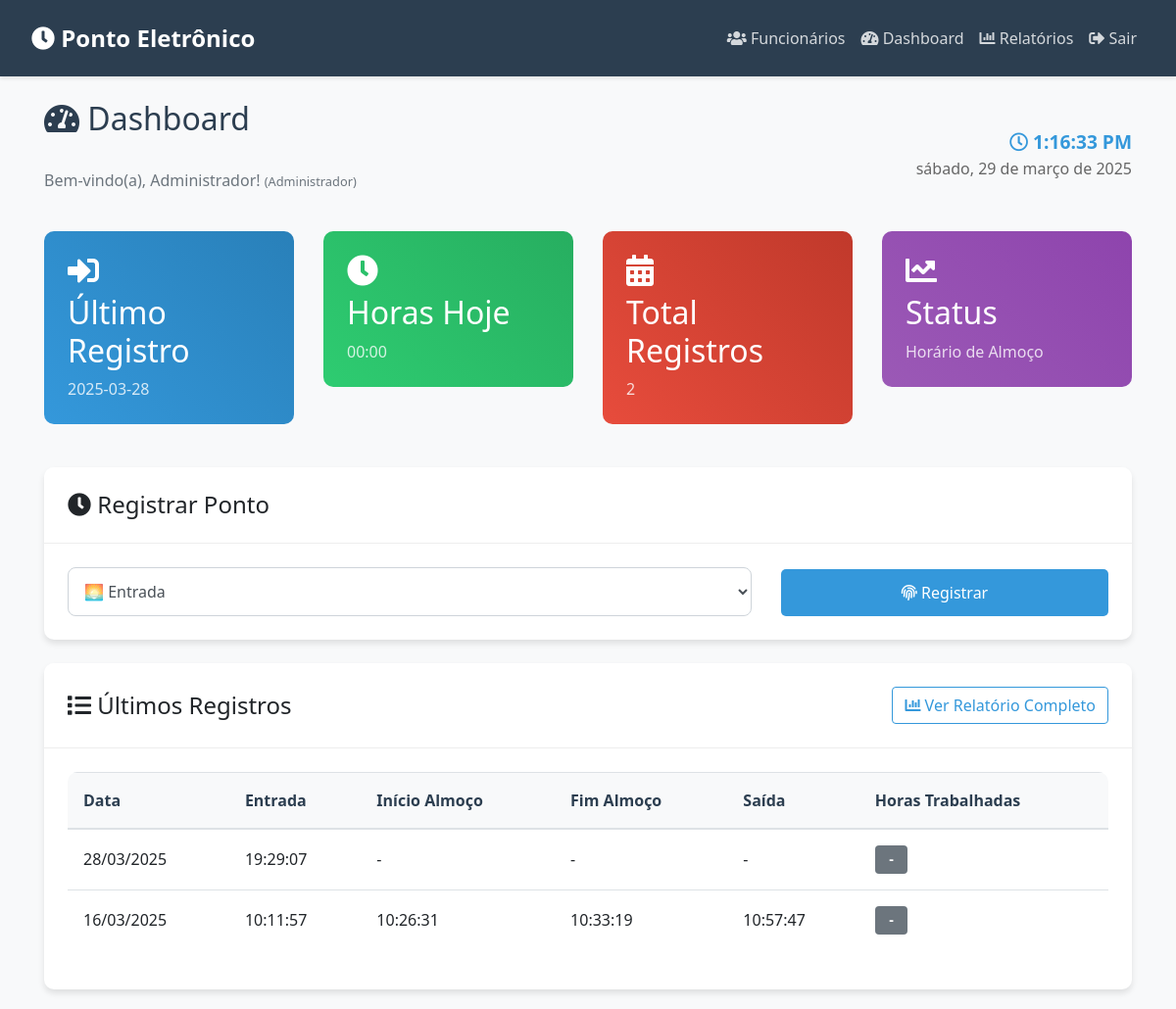
The page /dashboard (signed in) on the database as committed earlier.
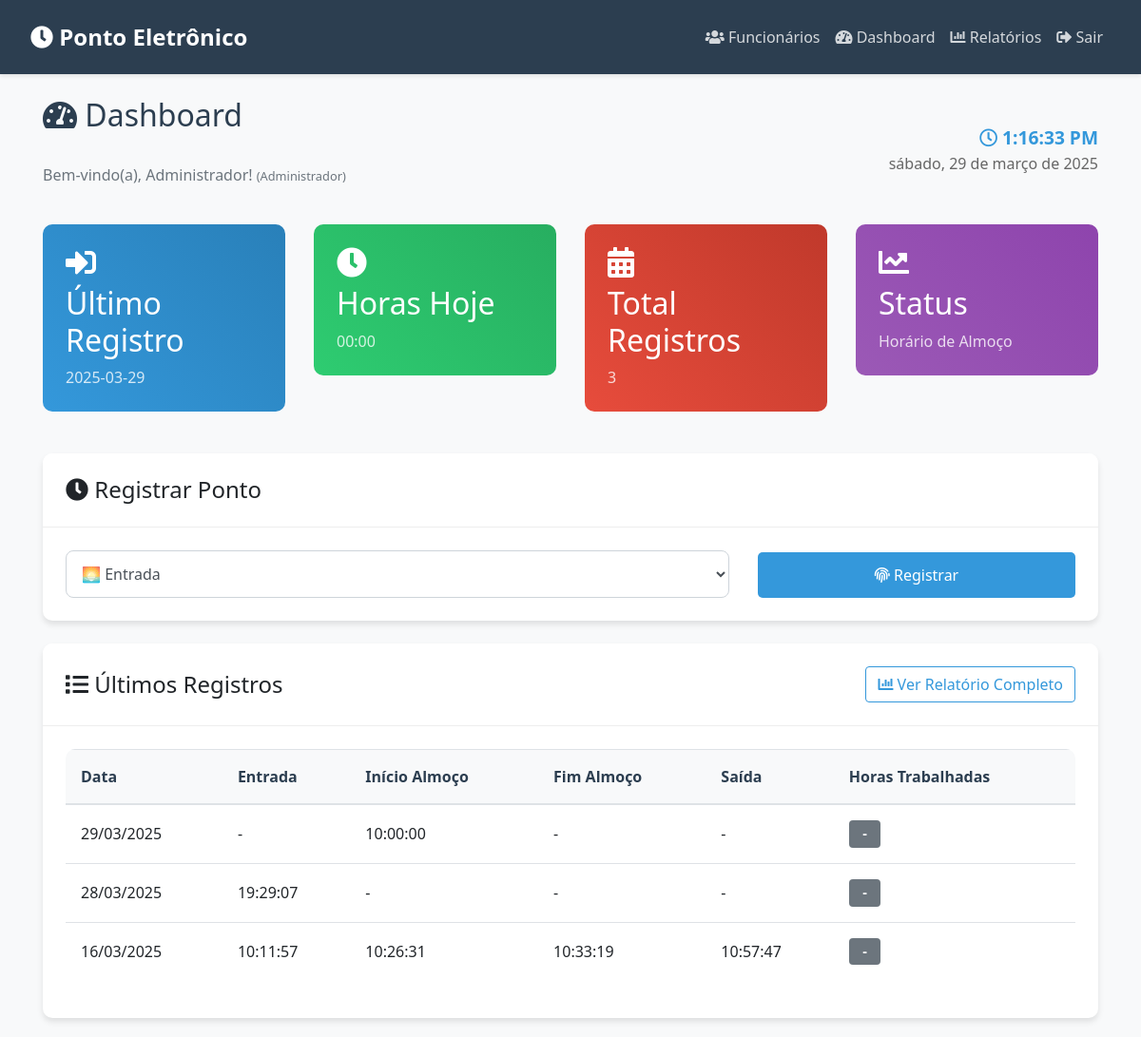
The same page on the database as committed later.
### models.py (models this page shows, shortened)
class RegistroPonto(db.Model):
    id = db.Column(db.Integer, primary_key=True)
    data = db.Column(db.DateTime, nullable=False, default=get_sp_time)
    tipo = db.Column(db.String(20), nullable=False)  # entrada, inicio_almoco, fim_almoco, saida
    usuario_id = db.Column(db.Integer, db.ForeignKey('usuario.id'), nullable=False)

### routes.py (the view)
@app.route('/dashboard')
@login_required
def dashboard():
    registros = RegistroPonto.query.filter_by(usuario_id=current_user.id)\
        .order_by(RegistroPonto.data.desc()).all()
    registros_por_dia = {}
    for registro in registros:
        data = registro.data.date()
        if data not in registros_por_dia:
            registros_por_dia[data] = {
                'entrada': None,
                'inicio_almoco': None,
                'fim_almoco': None,
                'saida': None,
                'horas_trabalhadas': timedelta(0)
            }
        registros_por_dia[data][registro.tipo] = registro.data
    return render_template('dashboard.html',
                         registros_por_dia=registros_por_dia,
                         current_time=get_sp_time())

### routes.py (called while the page is built)
def get_sp_time():
    sp_tz = pytz.timezone('America/Sao_Paulo')
    return datetime.now(sp_tz)

@login_manager.user_loader
def load_user(user_id):
    return Usuario.query.get(int(user_id))

### templates/dashboard.html (shortened to what the changed rows need)
{% extends "base.html" %}
{% block content %}
<div class="dashboard-container">
    <div class="user-welcome mb-4">
        <div class="row align-items-center">
            <div class="col-md-8">
                <h2 class="page-header">
                    <i class="fas fa-tachometer-alt"></i> Dashboard
                </h2>
            </div>
        </div>
    </div>
    <div class="row mb-4">
        <div class="col-md-3">
            <div class="stats-card">
                <i class="fas fa-sign-in-alt fa-2x mb-2"></i>
                <h3>Último Registro</h3>
                <p id="ultimo-registro">
                    {% if registros_por_dia %}
                        {{ registros_por_dia.keys()|list|first|string }}
                    {% else %}
                        Nenhum registro
                    {% endif %}
                </p>
            </div>
        </div>
        <div class="col-md-3">
            <div class="stats-card" style="background: linear-gradient(45deg, #e74c3c, #c0392b);">
                <i class="fas fa-calendar-alt fa-2x mb-2"></i>
                <h3>Total Registros</h3>
                <p>{{ registros_por_dia|length }}</p>
            </div>
        </div>
    </div>
    <div class="card">
        <div class="card-body">
            <div class="table-responsive">
                <table class="table table-hover">
                    <thead>
                        <tr>
                            <th>Data</th>
                            <th>Entrada</th>
                            <th>Início Almoço</th>
                            <th>Fim Almoço</th>
                            <th>Saída</th>
                            <th>Horas Trabalhadas</th>
                        </tr>
                    </thead>
                    <tbody>
                        {% for data, registro in registros_por_dia.items() %}
                        <tr>
                            <td>{{ data.strftime('%d/%m/%Y') }}</td>
                            <td>{{ registro['entrada'].strftime('%H:%M:%S') if registro['entrada'] else '-' }}</td>
                            <td>{{ registro['inicio_almoco'].strftime('%H:%M:%S') if registro['inicio_almoco'] else '-' }}</td>
                            <td>{{ registro['fim_almoco'].strftime('%H:%M:%S') if registro['fim_almoco'] else '-' }}</td>
                            <td>{{ registro['saida'].strftime('%H:%M:%S') if registro['saida'] else '-' }}</td>
                            <td>
                                {% if registro['horas_trabalhadas'].total_seconds() > 0 %}
                                    {% set horas = (registro['horas_trabalhadas'].total_seconds() / 3600)|int %}
                                    {% set minutos = ((registro['horas_trabalhadas'].total_seconds() % 3600) / 60)|int %}
                                    <span class="badge badge-success">
                                        {{ '%02d:%02d'|format(horas, minutos) }}
                                    </span>
                                {% else %}
                                    <span class="badge badge-secondary">-</span>
                                {% endif %}
                            </td>
                        </tr>
                        {% endfor %}
                    </tbody>
                </table>
            </div>
        </div>
    </div>
</div>
{% endblock %}

Rows that differ between the two databases and show on the page:
added RegistroPonto: inicio_almoco "10:00:00"
Other text that changed with them:
{{ registros_por_dia.keys()|list|first|string }}: "2025-03-28" → "2025-03-29"
{{ registros_por_dia|length }}: "2" → "3"
new list line: "29/03/2025 - - - -"
